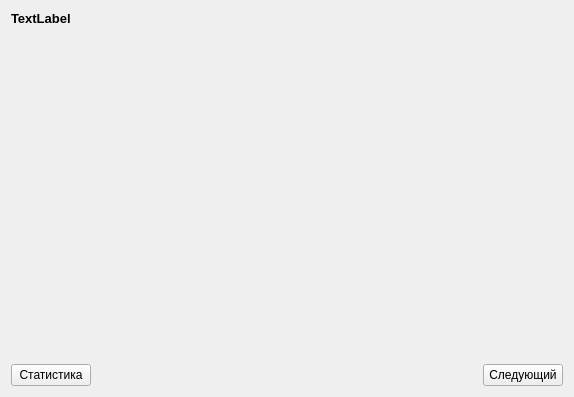
<?xml version="1.0" encoding="UTF-8"?>
<ui version="4.0">
 <class>Training</class>
 <widget class="QWidget" name="Training">
  <property name="windowModality">
   <enum>Qt::ApplicationModal</enum>
  </property>
  <property name="geometry">
   <rect>
    <x>0</x>
    <y>0</y>
    <width>574</width>
    <height>397</height>
   </rect>
  </property>
  <property name="windowTitle">
   <string>Form</string>
  </property>
  <layout class="QHBoxLayout" name="horizontalLayout_3">
   <item>
    <layout class="QVBoxLayout" name="verticalLayout_2">
     <item>
      <widget class="QLabel" name="labelQuestion">
       <property name="font">
        <font>
         <pointsize>10</pointsize>
         <weight>75</weight>
         <bold>true</bold>
        </font>
       </property>
       <property name="text">
        <string>TextLabel</string>
       </property>
       <property name="wordWrap">
        <bool>true</bool>
       </property>
      </widget>
     </item>
     <item>
      <layout class="QHBoxLayout" name="horizontalLayout">
       <property name="sizeConstraint">
        <enum>QLayout::SetDefaultConstraint</enum>
       </property>
       <item>
        <layout class="QVBoxLayout" name="verticalLayout">
         <property name="spacing">
          <number>10</number>
         </property>
         <item>
          <widget class="Answer" name="answer1" native="true"/>
         </item>
         <item>
          <widget class="Answer" name="answer2" native="true"/>
         </item>
         <item>
          <widget class="Answer" name="answer3" native="true"/>
         </item>
         <item>
          <widget class="Answer" name="answer4" native="true"/>
         </item>
         <item>
          <widget class="Answer" name="answer5" native="true"/>
         </item>
         <item>
          <widget class="Answer" name="answer6" native="true"/>
         </item>
        </layout>
       </item>
      </layout>
     </item>
     <item>
      <spacer name="verticalSpacer">
       <property name="orientation">
        <enum>Qt::Vertical</enum>
       </property>
       <property name="sizeHint" stdset="0">
        <size>
         <width>20</width>
         <height>40</height>
        </size>
       </property>
      </spacer>
     </item>
     <item>
      <layout class="QHBoxLayout" name="horizontalLayout_2">
       <item>
        <widget class="QPushButton" name="pushStatistic">
         <property name="text">
          <string>Статистика</string>
         </property>
        </widget>
       </item>
       <item>
        <spacer name="horizontalSpacer">
         <property name="orientation">
          <enum>Qt::Horizontal</enum>
         </property>
         <property name="sizeType">
          <enum>QSizePolicy::Expanding</enum>
         </property>
         <property name="sizeHint" stdset="0">
          <size>
           <width>40</width>
           <height>20</height>
          </size>
         </property>
        </spacer>
       </item>
       <item>
        <widget class="QPushButton" name="pushNext">
         <property name="text">
          <string>Следующий</string>
         </property>
        </widget>
       </item>
      </layout>
     </item>
    </layout>
   </item>
  </layout>
 </widget>
 <customwidgets>
  <customwidget>
   <class>Answer</class>
   <extends>QWidget</extends>
   <header location="global">Tests/answer.h</header>
   <container>1</container>
  </customwidget>
 </customwidgets>
 <resources/>
 <connections/>
</ui>
